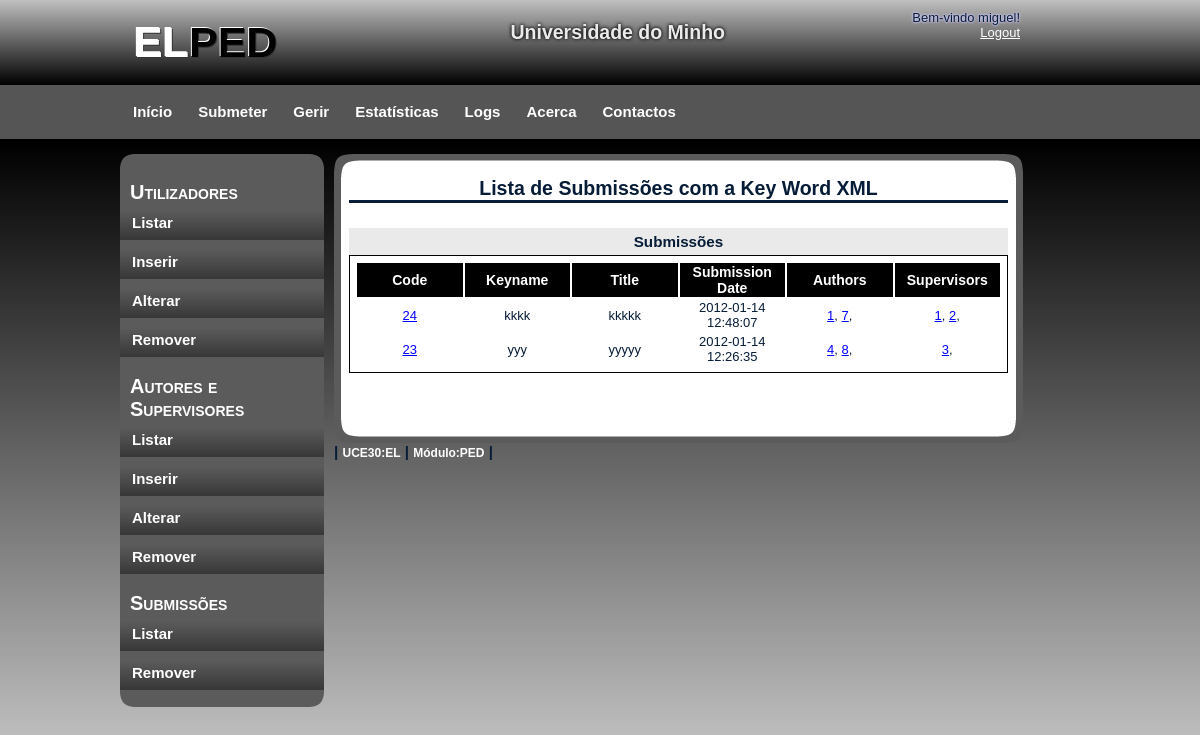
/gerirU/gerirS_Show_KW.php?kwcode=12&page_p=1 (signed in), run on an earlier commit of the app's database.
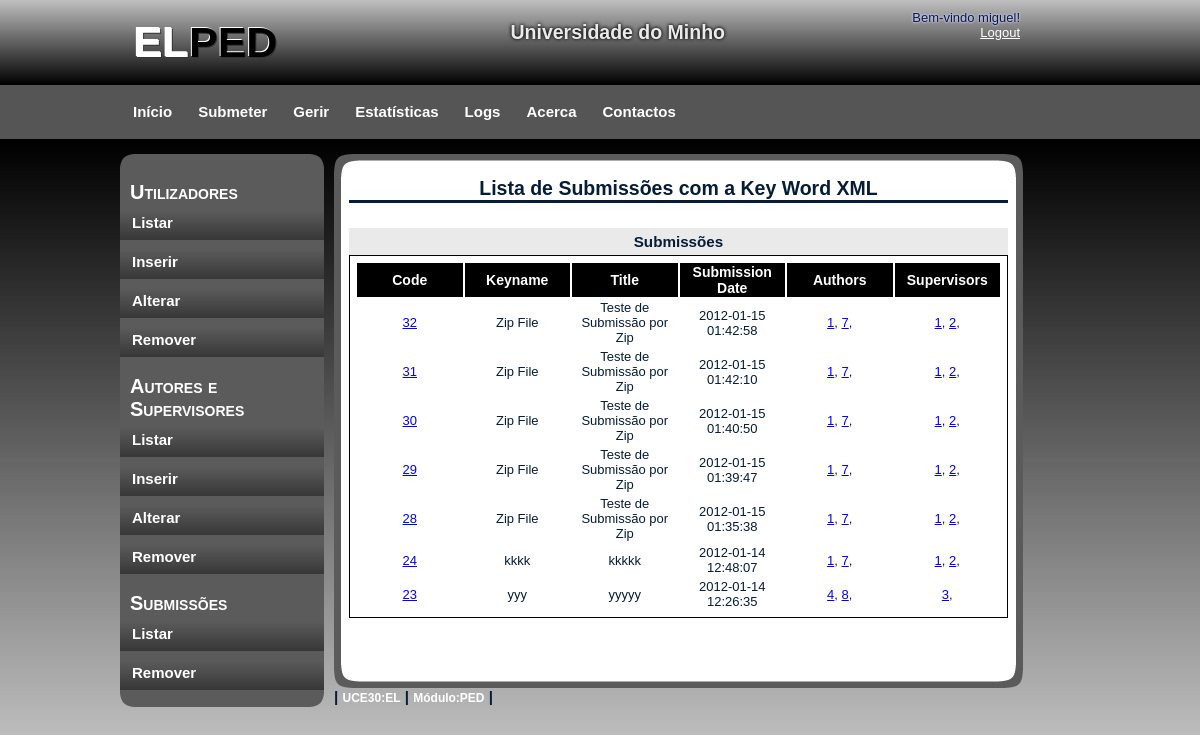
And on a later commit of the database.
### tables this page shows
CREATE TABLE IF NOT EXISTS `Project` (
  `projcode` int(11) NOT NULL AUTO_INCREMENT,
  `keyname` varchar(30) NOT NULL,
  `title` varchar(50) NOT NULL,
  `subtitle` varchar(100) DEFAULT NULL,
  `bdate` date NOT NULL,
  `edate` date NOT NULL,
  `subdate` datetime NOT NULL,
  `abstract` varchar(1502) NOT NULL,
  `coursecode` int(11) NOT NULL,
  `path` varchar(300) NOT NULL,
  `remove` int(11) NOT NULL,
  PRIMARY KEY (`projcode`),
  KEY `coursecode` (`coursecode`)
);

CREATE TABLE IF NOT EXISTS `ProjAut` (
  `projcode` int(11) NOT NULL,
  `authorcode` int(11) NOT NULL,
  PRIMARY KEY (`projcode`,`authorcode`),
  KEY `authorcode` (`authorcode`)
);

CREATE TABLE IF NOT EXISTS `ProjSup` (
  `projcode` int(11) NOT NULL,
  `supcode` int(11) NOT NULL,
  PRIMARY KEY (`projcode`,`supcode`),
  KEY `supcode` (`supcode`)
);

### ini.php (called while the page is built, shortened)
<?php
   $num_proj = 10;
?>

### gerirU/gerirS_Show_KW.php (the view, shortened to what this page needs)
<!DOCTYPE html>
<html>
    <head>
        <link rel="stylesheet" type="text/css" href="../css/style.css" />
    </head>
    <body>
        <div id="container">
            <?php
            require_once '../header.php';
            require_once '../menus/menu_gerirU.php';
            require_once '../menus/leftmenuGerir.php';
            include '../ini.php';
            ?>
            <div id="content">
                <div id="content_top"></div>
                <div id="content_main">
                    <?php
                    if (!$con) {
                        echo "<h3>Erro ao ligar ao servidor.</h3><br/>" . mysql_error();
                    } else {
                        $kwcode = $_REQUEST["kwcode"];
                        $sql = "SELECT keyword FROM KeyWord WHERE kwcode='$kwcode'";
                        $res = mysql_query($sql, $con);
                        $nome = "";
                        while ($reg = mysql_fetch_array($res)) {
                            $nome = $reg["keyword"];
                        }
                    }
                    ?>
                    <h2>Lista de Submissões com a Key Word <? echo "$nome"; ?></h2>
                    <br/>
                    <div id="containt_main_users">
                        <?php
                        if (!$con) {
                            echo "<h3>Erro ao ligar ao servidor.</h3><br/>" . mysql_error();
                        } else {
                            $kwcode = $_REQUEST["kwcode"];
                            $page_p = $_REQUEST["page_p"];
                            $max = $page_p * $num_proj;
                            $min = $max - $num_proj;
                            $sql = "SELECT * FROM Project WHERE projcode IN (
                                SELECT projcode FROM ProjKW WHERE kwcode='$kwcode'
                                ) ORDER BY subdate DESC LIMIT $min,$max";
                            $res = mysql_query($sql, $con);
                            submission_to_table("Submissões", $res);
                            ?>
                            <div id="page">
                            </div>
                            <?php
                        }
                        ?>
                    </div>
                    <br/>
                </div>
                <div id="content_bottom"></div>
                <?php
                require_once '../menus/footer.php';
                ?>
            </div>
        </div>
    </body>
</html>
<?php
function submission_to_table($titulo, $res) {
    echo "<h3 class=\"user\">" . $titulo . "</h3>";
    echo "<div id=\"containt_main_users_column_label\">";
    echo "<table class=\"user\">";
    echo "<tr>";
    echo "<th class=\"user\">Code</th>";
    echo "<th class=\"user\">Keyname</th>";
    echo "<th class=\"user\">Title</th>";
    echo "<th class=\"user\">Submission Date</th>";
    echo "<th class=\"user\">Authors</th>";
    echo "<th class=\"user\">Supervisors</th>";
    echo "</tr>";
    while ($reg = mysql_fetch_array($res)) {
        $id = $reg["projcode"];
        echo "<td class=\"user\"><a href=\"gerirS_Show.php?projcode=$id\">" . $id . "</a></td>";
        echo "<td class=\"user\">" . $reg["keyname"] . "</td>";
        echo "<td class=\"user\">" . $reg["title"] . "</td>";
        echo "<td class=\"user\">" . $reg["subdate"] . "</td>";
        $sql = "SELECT authorcode FROM ProjAut WHERE projcode='$id'";
        $result = mysql_query($sql);
        $autores = "";
        while ($rows = mysql_fetch_array($result)) {
            $autores .= "<a href=\"gerirAS_Show_author.php?authorcode=" . $rows['authorcode'] . "\" >";
            $autores .= $rows['authorcode'];
            $autores .= "</a>, ";
        }
        echo "<td class=\"user\">" . $autores . "</td>";
        $sql = "SELECT supcode FROM ProjSup WHERE projcode='$id'";
        $result = mysql_query($sql);
        $supervisores = "";
        while ($rows = mysql_fetch_array($result)) {
            $supervisores .= "<a href=\"gerirAS_Show_supervisor.php?supcode=" . $rows['supcode'] . "&page_p=1\" >";
            $supervisores .= $rows['supcode'];
            $supervisores .= "</a>, ";
        }
        echo "<td class=\"user\">" . $supervisores . "</td>";
    }
    echo "</table>";
    echo "</div>";
}
?>

What changed in the data, as far as the page shows it:
added project: projcode "32", keyname "Zip File", title "Teste de Submissão por Zip", subdate "2012-01-15 01:42:58"
added projaut: value "1", shown under "32"
added projaut: value "7", shown under "32"
added projsup: value "1", shown under "32"
added projsup: value "2", shown under "32"
added project: projcode "31", keyname "Zip File", title "Teste de Submissão por Zip", subdate "2012-01-15 01:42:10"
added projaut: value "1", shown under "31"
added projaut: value "7", shown under "31"
added projsup: value "1", shown under "31"
added projsup: value "2", shown under "31"
added project: projcode "30", keyname "Zip File", title "Teste de Submissão por Zip", subdate "2012-01-15 01:40:50"
added projaut: value "1", shown under "30"
added projaut: value "7", shown under "30"
added projsup: value "1", shown under "30"
added projsup: value "2", shown under "30"
added project: projcode "29", keyname "Zip File", title "Teste de Submissão por Zip", subdate "2012-01-15 01:39:47"
added projaut: value "1", shown under "29"
added projaut: value "7", shown under "29"
added projsup: value "1", shown under "29"
added projsup: value "2", shown under "29"
added project: projcode "28", keyname "Zip File", title "Teste de Submissão por Zip", subdate "2012-01-15 01:35:38"
added projaut: value "1", shown under "28"
added projaut: value "7", shown under "28"
added projsup: value "1", shown under "28"
added projsup: value "2", shown under "28"
